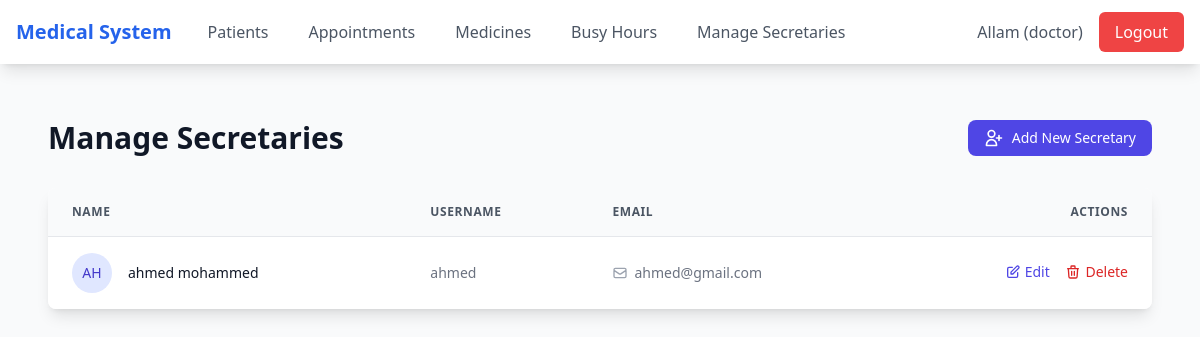
The page /secretaries/ (signed in) on the database as committed earlier.
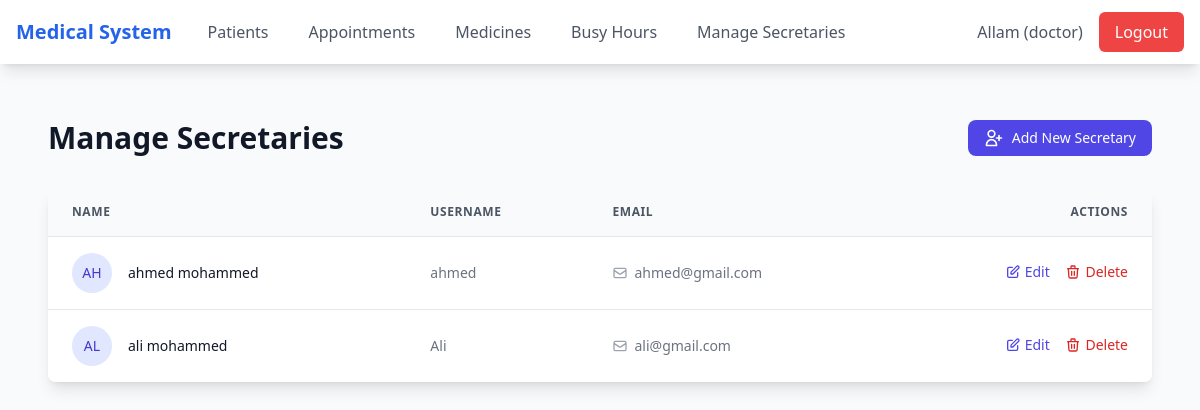
The same page on the database as committed later.
### users/models.py (models this page shows, shortened)
class CustomUser(AbstractUser):
    DOCTOR = 'doctor'
    SECRETARY = 'secretary'
    ROLE_CHOICES = [
        (DOCTOR, 'Doctor'),
        (SECRETARY, 'Secretary'),
    ]
    role = models.CharField(
        max_length=10,
        choices=ROLE_CHOICES,
        default=DOCTOR,
    )
    email = models.EmailField(unique=True)  # Make email required and unique
    founded_in = models.DateField(null=True, blank=True)

### apps/views.py (the view)
# urls.py: path('secretaries/', views.SecretaryListView.as_view(), name='secretary_list'),
class SecretaryListView(LoginRequiredMixin, IsDoctorMixin, ListView):
    model = User
    template_name = 'secretary/secretary_list.html'
    context_object_name = 'secretaries'
    def get_queryset(self):
        return User.objects.filter(role='secretary')

### apps/views.py (called while the page is built)
    def test_func(self):
        return self.request.user.role == 'doctor'

### templates/secretary/secretary_list.html (shortened to what this page needs)
{% extends 'base.html' %}
{% block content %}
<div class="max-w-7xl mx-auto px-4 sm:px-6 lg:px-8 py-8">
    <div class="flex justify-between items-center mb-8">
        <h1 class="text-3xl font-bold text-gray-900">Manage Secretaries</h1>
        <a href="{% url 'secretary_create' %}"
           class="inline-flex items-center px-4 py-2 bg-indigo-600 hover:bg-indigo-700 text-white text-sm font-medium rounded-lg transition-colors duration-150">
            <svg class="w-5 h-5 mr-2" fill="none" stroke="currentColor" viewBox="0 0 24 24">
                <path stroke-linecap="round" stroke-linejoin="round" stroke-width="2" d="M18 9v3m0 0v3m0-3h3m-3 0h-3m-2-5a4 4 0 11-8 0 4 4 0 018 0zM3 20a6 6 0 0112 0v1H3v-1z"/>
            </svg>
            Add New Secretary
        </a>
    </div>
    <div class="bg-white shadow-lg rounded-lg overflow-hidden">
        <div class="overflow-x-auto">
            <table class="min-w-full divide-y divide-gray-200">
                <thead class="bg-gray-50">
                    <tr>
                        <th class="px-6 py-4 text-left text-xs font-semibold text-gray-600 uppercase tracking-wider">Name</th>
                        <th class="px-6 py-4 text-left text-xs font-semibold text-gray-600 uppercase tracking-wider">Username</th>
                        <th class="px-6 py-4 text-left text-xs font-semibold text-gray-600 uppercase tracking-wider">Email</th>
                        <th class="px-6 py-4 text-right text-xs font-semibold text-gray-600 uppercase tracking-wider">Actions</th>
                    </tr>
                </thead>
                <tbody class="bg-white divide-y divide-gray-200">
                    {% for secretary in secretaries %}
                    <tr class="hover:bg-gray-50 transition-colors duration-150">
                        <td class="px-6 py-4 whitespace-nowrap">
                            <div class="flex items-center">
                                <div class="flex-shrink-0 h-10 w-10">
                                    <div class="h-10 w-10 rounded-full bg-indigo-100 flex items-center justify-center">
                                        <span class="text-indigo-700 font-medium text-sm">
                                            {{ secretary.get_full_name|slice:":2"|upper }}
                                        </span>
                                    </div>
                                </div>
                                <div class="ml-4">
                                    <div class="text-sm font-medium text-gray-900">
                                        {{ secretary.get_full_name }}
                                    </div>
                                </div>
                            </div>
                        </td>
                        <td class="px-6 py-4 whitespace-nowrap text-sm text-gray-500">
                            {{ secretary.username }}
                        </td>
                        <td class="px-6 py-4 whitespace-nowrap">
                            <div class="flex items-center text-sm text-gray-500">
                                <svg class="h-4 w-4 mr-1.5 text-gray-400" fill="none" stroke="currentColor" viewBox="0 0 24 24">
                                    <path stroke-linecap="round" stroke-linejoin="round" stroke-width="2"
                                          d="M3 8l7.89 5.26a2 2 0 002.22 0L21 8M5 19h14a2 2 0 002-2V7a2 2 0 00-2-2H5a2 2 0 00-2 2v10a2 2 0 002 2z"/>
                                </svg>
                                {{ secretary.email }}
                            </div>
                        </td>
                        <td class="px-6 py-4 whitespace-nowrap text-right text-sm font-medium space-x-3">
                            <a href="{% url 'secretary_update' secretary.pk %}"
                               class="text-indigo-600 hover:text-indigo-900 transition-colors duration-150">
                                <span class="inline-flex items-center">
                                    <svg class="h-4 w-4 mr-1" fill="none" stroke="currentColor" viewBox="0 0 24 24">
                                        <path stroke-linecap="round" stroke-linejoin="round" stroke-width="2"
                                              d="M11 5H6a2 2 0 00-2 2v11a2 2 0 002 2h11a2 2 0 002-2v-5m-1.414-9.414a2 2 0 112.828 2.828L11.828 15H9v-2.828l8.586-8.586z"/>
                                    </svg>
                                    Edit
                                </span>
                            </a>
                            <a href="{% url 'secretary_delete' secretary.pk %}"
                               class="text-red-600 hover:text-red-900 transition-colors duration-150">
                                <span class="inline-flex items-center">
                                    <svg class="h-4 w-4 mr-1" fill="none" stroke="currentColor" viewBox="0 0 24 24">
                                        <path stroke-linecap="round" stroke-linejoin="round" stroke-width="2"
                                              d="M19 7l-.867 12.142A2 2 0 0116.138 21H7.862a2 2 0 01-1.995-1.858L5 7m5 4v6m4-6v6m1-10V4a1 1 0 00-1-1h-4a1 1 0 00-1 1v3M4 7h16"/>
                                    </svg>
                                    Delete
                                </span>
                            </a>
                        </td>
                    </tr>
                    {% endfor %}
                </tbody>
            </table>
        </div>
    </div>
</div>
{% endblock %}

### templates/base.html (shortened to what this page needs)
<!DOCTYPE html>
<html lang="en">
<head>
    <script src="https://cdn.tailwindcss.com"></script>
</head>
<body class="bg-gray-50">
    <nav class="bg-white shadow-lg relative z-30">
        <div class="max-w-7xl mx-auto px-4">
            <div class="flex justify-between h-16">
                <div class="flex">
                    <a href="{% url 'dashboard' %}" class="flex items-center text-xl font-bold text-blue-600">
                        Medical System
                    </a>
                    {% if user.is_authenticated %}
                        <div class="hidden md:ml-6 md:flex space-x-4">
                            <a href="{% url 'patient_list' %}" class="inline-flex items-center px-3 py-2 text-gray-600 hover:text-blue-600">Patients</a>
                            <a href="{% url 'appointment_list' %}" class="inline-flex items-center px-3 py-2 text-gray-600 hover:text-blue-600">Appointments</a>
                            {% if user.role == 'doctor' %}
                                <a href="{% url 'medicine_list' %}" class="inline-flex items-center px-3 py-2 text-gray-600 hover:text-blue-600">Medicines</a>
                                <a href="{% url 'busy_hours' %}" class="inline-flex items-center px-3 py-2 text-gray-600 hover:text-blue-600">Busy Hours</a>
                                <a href="{% url 'secretary_list' %}" class="inline-flex items-center px-3 py-2 text-gray-600 hover:text-blue-600">Manage Secretaries</a>
                            {% endif %}
                        </div>
                    {% endif %}
                </div>
                <div class="flex items-center">
                    {% if user.is_authenticated %}
                        <div class="hidden md:flex items-center space-x-4">
                            <span class="text-gray-600">{{ user.username }} ({{ user.role }})</span>
                            <form id="logout-form" action="{% url 'logout' %}" method="POST" class="inline">
                                <button type="submit" class="bg-red-500 hover:bg-red-600 text-white px-4 py-2 rounded-md">Logout</button>
                            </form>
                        </div>
                    {% else %}
                        <div class="hidden md:block">
                            <a href="{% url 'login' %}" class="bg-blue-500 hover:bg-blue-600 text-white px-4 py-2 rounded-md">Login</a>
                        </div>
                    {% endif %}
                </div>
            </div>
        </div>
    </nav>
    <main class="max-w-7xl mx-auto px-4 py-6">
        {% block content %}
        {% endblock %}
    </main>
</body>
</html>

Rows that differ between the two databases and show on the page:
added CustomUser: get_full_name "AL", get_full_name "ali mohammed", username "Ali", email "ali@gmail.com"
